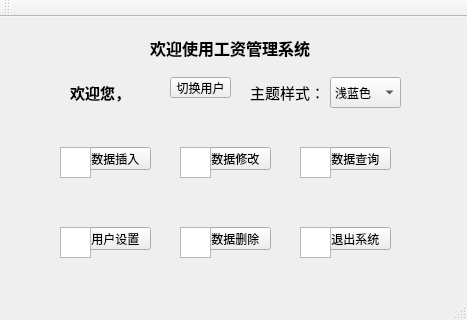
<?xml version="1.0" encoding="UTF-8"?>
<ui version="4.0">
 <class>MainWindow</class>
 <widget class="QMainWindow" name="MainWindow">
  <property name="geometry">
   <rect>
    <x>0</x>
    <y>0</y>
    <width>467</width>
    <height>320</height>
   </rect>
  </property>
  <property name="windowTitle">
   <string>欢迎使用工资管理系统</string>
  </property>
  <property name="styleSheet">
   <string notr="true">background-image: url(:image/backgroud.png);</string>
  </property>
  <widget class="QWidget" name="centralWidget">
   <widget class="QLabel" name="label">
    <property name="geometry">
     <rect>
      <x>150</x>
      <y>10</y>
      <width>201</width>
      <height>41</height>
     </rect>
    </property>
    <property name="font">
     <font>
      <family>Arial</family>
      <pointsize>12</pointsize>
      <weight>75</weight>
      <bold>true</bold>
     </font>
    </property>
    <property name="text">
     <string>欢迎使用工资管理系统</string>
    </property>
   </widget>
   <widget class="QPushButton" name="pushButton">
    <property name="geometry">
     <rect>
      <x>70</x>
      <y>130</y>
      <width>81</width>
      <height>23</height>
     </rect>
    </property>
    <property name="text">
     <string>   数据插入</string>
    </property>
   </widget>
   <widget class="QPushButton" name="update">
    <property name="geometry">
     <rect>
      <x>190</x>
      <y>130</y>
      <width>81</width>
      <height>23</height>
     </rect>
    </property>
    <property name="text">
     <string>   数据修改</string>
    </property>
   </widget>
   <widget class="QPushButton" name="select">
    <property name="geometry">
     <rect>
      <x>310</x>
      <y>130</y>
      <width>81</width>
      <height>23</height>
     </rect>
    </property>
    <property name="styleSheet">
     <string notr="true"/>
    </property>
    <property name="text">
     <string>   数据查询</string>
    </property>
   </widget>
   <widget class="QPushButton" name="delete_2">
    <property name="geometry">
     <rect>
      <x>190</x>
      <y>210</y>
      <width>81</width>
      <height>23</height>
     </rect>
    </property>
    <property name="text">
     <string>   数据删除</string>
    </property>
   </widget>
   <widget class="QPushButton" name="pushButton_5">
    <property name="geometry">
     <rect>
      <x>310</x>
      <y>210</y>
      <width>81</width>
      <height>23</height>
     </rect>
    </property>
    <property name="text">
     <string>   退出系统</string>
    </property>
   </widget>
   <widget class="QPushButton" name="help">
    <property name="geometry">
     <rect>
      <x>70</x>
      <y>210</y>
      <width>81</width>
      <height>23</height>
     </rect>
    </property>
    <property name="text">
     <string>   用户设置</string>
    </property>
   </widget>
   <widget class="QGraphicsView" name="graphicsView">
    <property name="geometry">
     <rect>
      <x>60</x>
      <y>210</y>
      <width>31</width>
      <height>31</height>
     </rect>
    </property>
    <property name="styleSheet">
     <string notr="true">border-image :url(:/image/user.png)</string>
    </property>
   </widget>
   <widget class="QGraphicsView" name="graphicsView_2">
    <property name="geometry">
     <rect>
      <x>60</x>
      <y>130</y>
      <width>31</width>
      <height>31</height>
     </rect>
    </property>
    <property name="styleSheet">
     <string notr="true">border-image :url(:/image/insert.png)</string>
    </property>
   </widget>
   <widget class="QGraphicsView" name="graphicsView_3">
    <property name="geometry">
     <rect>
      <x>300</x>
      <y>130</y>
      <width>31</width>
      <height>31</height>
     </rect>
    </property>
    <property name="styleSheet">
     <string notr="true">border-image :url(:/image/select1.png)</string>
    </property>
   </widget>
   <widget class="QGraphicsView" name="graphicsView_4">
    <property name="geometry">
     <rect>
      <x>180</x>
      <y>130</y>
      <width>31</width>
      <height>31</height>
     </rect>
    </property>
    <property name="styleSheet">
     <string notr="true">border-image :url(:/image/update.png)</string>
    </property>
   </widget>
   <widget class="QGraphicsView" name="graphicsView_5">
    <property name="geometry">
     <rect>
      <x>180</x>
      <y>210</y>
      <width>31</width>
      <height>31</height>
     </rect>
    </property>
    <property name="styleSheet">
     <string notr="true">border-image :url(:/image/delete.png)</string>
    </property>
   </widget>
   <widget class="QGraphicsView" name="graphicsView_6">
    <property name="geometry">
     <rect>
      <x>300</x>
      <y>210</y>
      <width>31</width>
      <height>31</height>
     </rect>
    </property>
    <property name="styleSheet">
     <string notr="true">border-image :url(:/image/quit.png)</string>
    </property>
   </widget>
   <widget class="QLabel" name="label_2">
    <property name="geometry">
     <rect>
      <x>70</x>
      <y>60</y>
      <width>54</width>
      <height>31</height>
     </rect>
    </property>
    <property name="font">
     <font>
      <family>Arial</family>
      <pointsize>11</pointsize>
      <weight>75</weight>
      <bold>true</bold>
     </font>
    </property>
    <property name="text">
     <string>欢迎您，</string>
    </property>
   </widget>
   <widget class="QLabel" name="label_3">
    <property name="geometry">
     <rect>
      <x>130</x>
      <y>60</y>
      <width>54</width>
      <height>31</height>
     </rect>
    </property>
    <property name="font">
     <font>
      <family>Arial</family>
      <pointsize>12</pointsize>
      <weight>75</weight>
      <bold>true</bold>
     </font>
    </property>
    <property name="text">
     <string/>
    </property>
   </widget>
   <widget class="QLabel" name="label_4">
    <property name="geometry">
     <rect>
      <x>250</x>
      <y>60</y>
      <width>71</width>
      <height>31</height>
     </rect>
    </property>
    <property name="font">
     <font>
      <family>Arial</family>
      <pointsize>11</pointsize>
      <weight>50</weight>
      <bold>false</bold>
     </font>
    </property>
    <property name="text">
     <string>主题样式：</string>
    </property>
   </widget>
   <widget class="QComboBox" name="comboBox">
    <property name="geometry">
     <rect>
      <x>330</x>
      <y>60</y>
      <width>71</width>
      <height>31</height>
     </rect>
    </property>
    <item>
     <property name="text">
      <string>浅蓝色</string>
     </property>
    </item>
    <item>
     <property name="text">
      <string>黑色</string>
     </property>
    </item>
    <item>
     <property name="text">
      <string>灰色</string>
     </property>
    </item>
    <item>
     <property name="text">
      <string>蓝色</string>
     </property>
    </item>
    <item>
     <property name="text">
      <string>银色</string>
     </property>
    </item>
   </widget>
   <widget class="QPushButton" name="pushButton_2">
    <property name="geometry">
     <rect>
      <x>170</x>
      <y>60</y>
      <width>61</width>
      <height>21</height>
     </rect>
    </property>
    <property name="text">
     <string>切换用户</string>
    </property>
   </widget>
  </widget>
  <widget class="QMenuBar" name="menuBar">
   <property name="geometry">
    <rect>
     <x>0</x>
     <y>0</y>
     <width>467</width>
     <height>23</height>
    </rect>
   </property>
  </widget>
  <widget class="QToolBar" name="mainToolBar">
   <attribute name="toolBarArea">
    <enum>TopToolBarArea</enum>
   </attribute>
   <attribute name="toolBarBreak">
    <bool>false</bool>
   </attribute>
  </widget>
  <widget class="QStatusBar" name="statusBar"/>
 </widget>
 <layoutdefault spacing="6" margin="11"/>
 <resources/>
 <connections/>
</ui>
